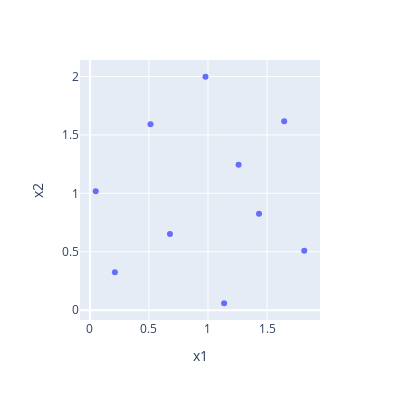

Write notebook code for a chart like this one.
### Code cell
lhs_fg = px.scatter(lhs, x="x1",y="x2", width = 400, height = 400)
lhs_fg

### Figure 1 — Plotly figure (JSON) as saved in the notebook; plotly's stock layout.template omitted (floating-point values rounded to 4 significant figures)
{"data": [{"hovertemplate": "x1=%{x}<br>x2=%{y}<extra></extra>", "legendgroup": "", "marker": {"color": "#636efa", "symbol": "circle"}, "mode": "markers", "name": "", "orientation": "v", "showlegend": false, "type": "scatter", "x": [1.816, 0.6778, 0.04912, 0.9788, 0.2112, 1.137, 1.432, 1.645, 1.259, 0.5128], "xaxis": "x", "y": [0.5075, 0.6513, 1.017, 1.998, 0.3251, 0.05898, 0.824, 1.617, 1.245, 1.591], "yaxis": "y"}], "layout": {"height": 400, "legend": {"tracegroupgap": 0}, "margin": {"t": 60}, "width": 400, "xaxis": {"anchor": "y", "autorange": true, "domain": [0, 1], "range": [-0.08432, 1.949], "title": {"text": "x1"}, "type": "linear"}, "yaxis": {"anchor": "x", "autorange": true, "domain": [0, 1], "range": [-0.08439, 2.141], "title": {"text": "x2"}, "type": "linear"}}}
